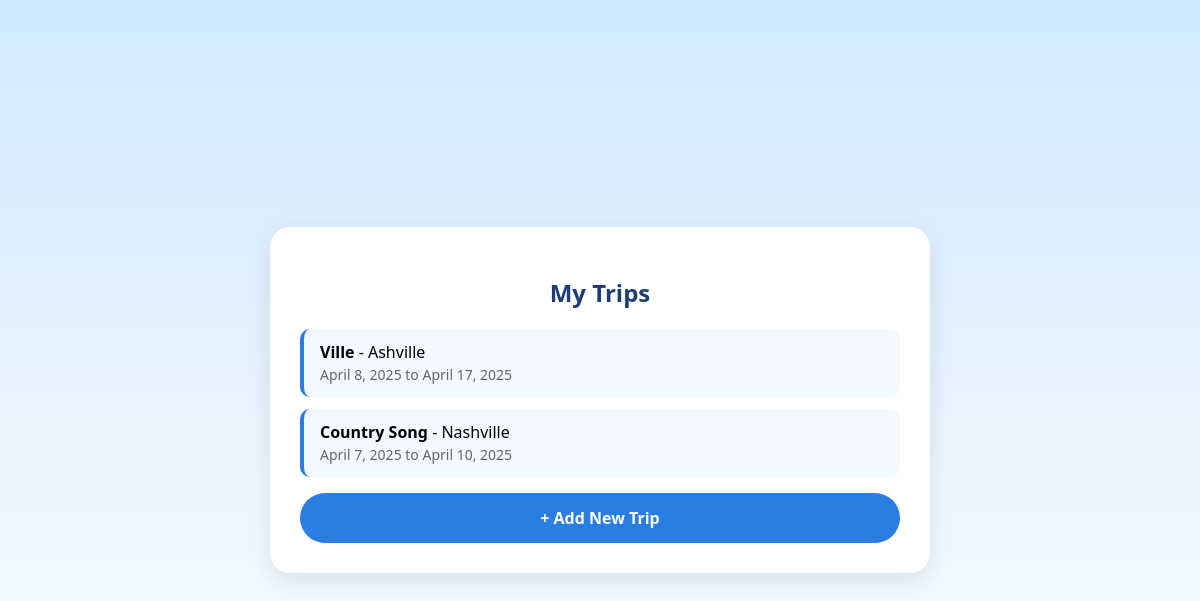
The app's page /trips/list/ (signed in), older data.
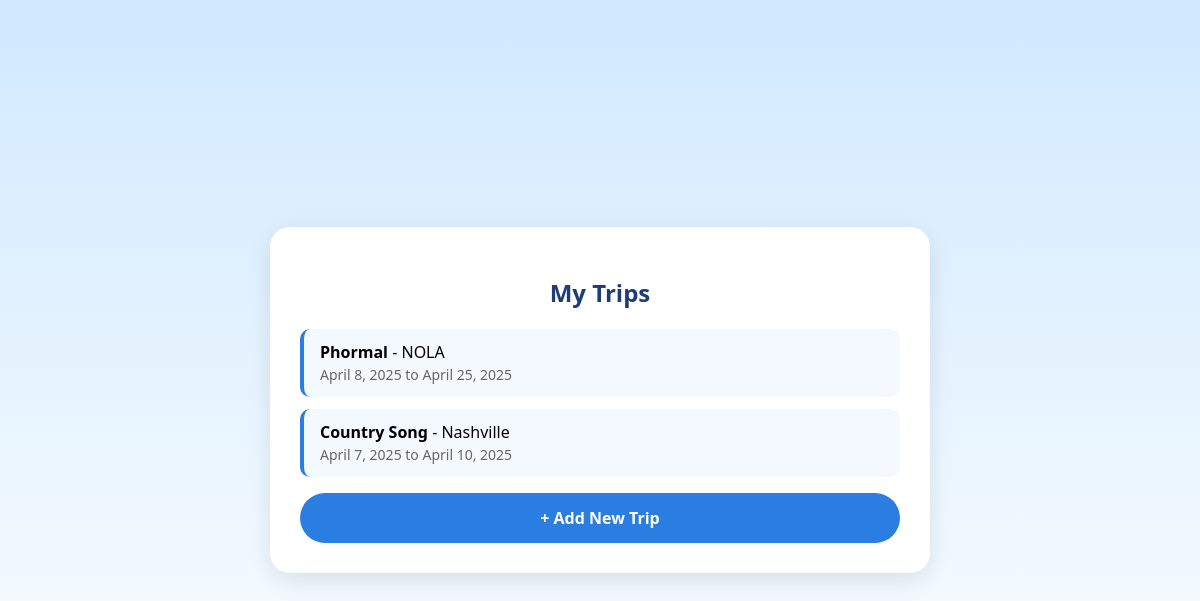
The same page, newer data.
### trips/models.py (models this page shows, shortened)
class Trip(models.Model):
    user = models.ForeignKey(settings.AUTH_USER_MODEL, on_delete=models.CASCADE)
    name = models.CharField(max_length=100)
    destination = models.CharField(max_length=100)
    start_date = models.DateField()
    end_date = models.DateField()
    created_at = models.DateTimeField(auto_now_add=True)

### trips/views.py (the view)
# urls.py: path('list/', views.trip_list, name='trip_list'),
@login_required
def trip_list(request):
    trips = Trip.objects.filter(user=request.user).order_by('-start_date')
    return render(request, 'trips/trip_list.html', {'trips': trips})

### trips/templates/trips/trip_list.html (shortened to what this page needs)
{% load static %}
<!DOCTYPE html>
<html lang="en">
<head>
</head>
<body>
<div class="container">
  <h2>My Trips</h2>
  {% if trips %}
    <ul>
      {% for trip in trips %}
        <li>
          <span class="trip-name">{{ trip.name }}</span> - {{ trip.destination }}<br>
          <span class="trip-date">{{ trip.start_date }} to {{ trip.end_date }}</span>
        </li>
      {% endfor %}
    </ul>
  {% else %}
    <div class="no-trips">No trips yet. <a href="{% url 'create_trip' %}">Create one!</a></div>
  {% endif %}
  <a href="{% url 'create_trip' %}" class="add-trip">+ Add New Trip</a>
</div>
</body>
</html>

### trips/templates/trips/trip_list.html (style rules this page uses)
body { margin: 0; padding: 0; font-family: 'Segoe UI', sans-serif; background: linear-gradient(to bottom, #d0e9ff, #ffffff); display: flex; justify-content: center; align-items: center; min-height: 100vh; }
.container { width: 90%; max-width: 600px; background: white; padding: 30px; border-radius: 20px; box-shadow: 0 8px 25px rgba(0, 0, 0, 0.1); }
h2 { text-align: center; color: #1d3c78; margin-bottom: 20px; }
ul { list-style-type: none; padding: 0; }
li { background: #f4f8ff; margin-bottom: 12px; padding: 12px 16px; border-radius: 10px; border-left: 4px solid #2a7de1; }
.add-trip { display: block; text-align: center; background-color: #2a7de1; color: white; padding: 14px; border-radius: 30px; text-decoration: none; font-weight: bold; margin-top: 10px; }
.trip-name { font-weight: bold; }
.trip-date { font-size: 14px; color: #666; }

Row changes from the older to the newer data that the page shows:
removed Trip: name "Ville", destination "Ashville", start_date "April 8, 2025", end_date "April 17, 2025"
added Trip: name "Phormal", destination "NOLA", start_date "April 8, 2025", end_date "April 25, 2025"
